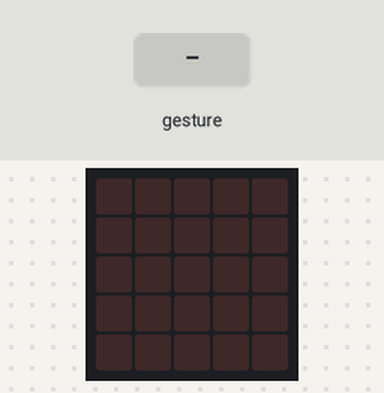
Bench run of a program on a simulated BBC micro:bit (MakeCode). Shown: the board's 5×5 LED display. The inputs (shaded band) are chosen by the test bench. Random numbers come from a fixed seed; a tilt is held for 1.5 s and a shake lasts 1 s, then the board lies face up again.

Above: at 1.2 s.
1.3 s: gesture 'shake'
At 2.7 s:
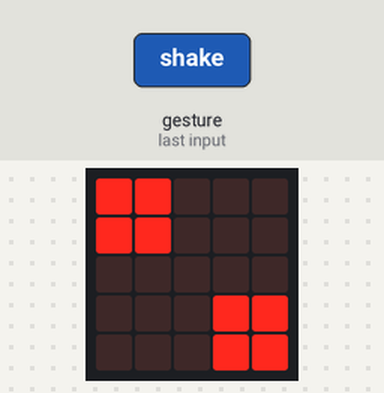
3.0 s: gesture 'shake'
At 4.0 s:
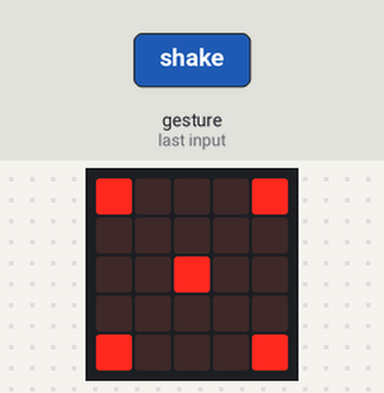
4.7 s: gesture 'shake'
At 5.3 s:
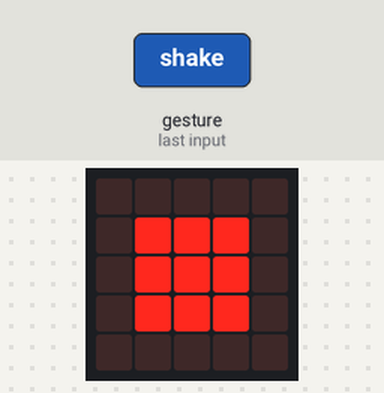
6.4 s: gesture 'shake'
At 7.8 s:
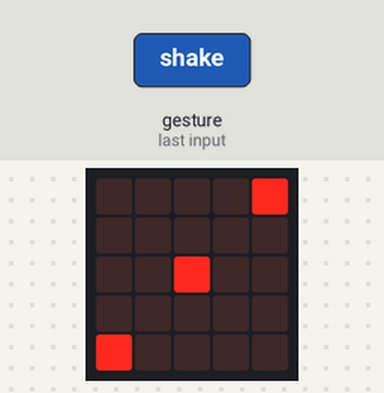
Timing chart, 0 to 9.1 s (numbered marks = the images above; inputs shaded):
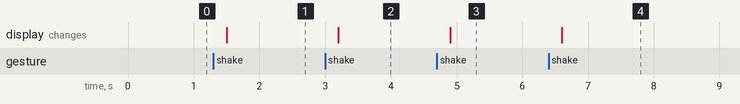

Measured:
- after the input at 1.3 s, the display: changes after 0.20 s (image 1)
- after the input at 3.0 s, the display: changes after 0.20 s (image 2)
- after the input at 4.7 s, the display: changes after 0.20 s (image 3)
- after the input at 6.4 s, the display: changes after 0.20 s (image 4)

The program:

main.ts
```typescript
let cislo = 0
input.onGesture(Gesture.Shake, function () {
    cislo = randint(1, 6)
    if (cislo == 1) {
        basic.showLeds(`
            . . . . .
            . # # # .
            . # # # .
            . # # # .
            . . . . .
            `)
    } else if (cislo == 2) {
        basic.showLeds(`
            # # . . .
            # # . . .
            . . . . .
            . . . # #
            . . . # #
            `)
    } else if (cislo == 3) {
        basic.showLeds(`
            . . . . #
            . . . . .
            . . # . .
            . . . . .
            # . . . .
            `)
    } else if (cislo == 4) {
        basic.showLeds(`
            # . . . #
            . . . . .
            . . . . .
            . . . . .
            # . . . #
            `)
    } else if (cislo == 5) {
        basic.showLeds(`
            # . . . #
            . . . . .
            . . # . .
            . . . . .
            # . . . #
            `)
    } else {
        basic.showLeds(`
            # . . . #
            . . . . .
            # . . . #
            . . . . .
            # . . . #
            `)
    }
})
```

test.ts
```typescript
// Tady jsou testy. Při použití tohoto balíčku jako rozšíření nebude zkompilováno.
```
